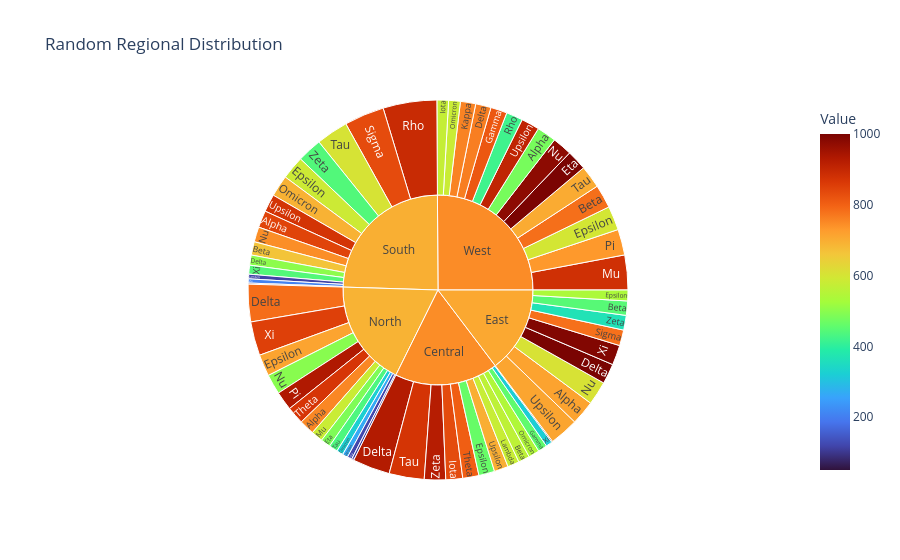

Notebook code cell kept with this figure:
### Code cell
regions = [
    "North", "South", "East", "West", "Central"
]

countries = [
    "Alpha", "Beta", "Gamma", "Delta", "Epsilon",
    "Zeta", "Eta", "Theta", "Iota", "Kappa",
    "Lambda", "Mu", "Nu", "Xi", "Omicron",
    "Pi", "Rho", "Sigma", "Tau", "Upsilon"
]

data = []

for _ in range(100):
    data.append({
        "Region": random.choice(regions),
        "Country": random.choice(countries),
        "Value": random.randint(50, 1000)
    })

df = pd.DataFrame(data)

fig = px.sunburst(
    df,
    path=["Region", "Country"],
    values="Value",
    color="Value",
    color_continuous_scale="Turbo",
    title="Random Regional Distribution"
)

fig.show()

### Figure 1 — Plotly figure (JSON) as saved in the notebook; plotly's stock layout.template omitted (floating-point values rounded to 4 significant figures)
{"data": [{"branchvalues": "total", "customdata": [[731.7], [604.7], [745.0], [999.0], [693.4], [713.0], [834.3], [603.5], [716.8], [874.0], [892.4], [872.6], [441.4], [53.0], [464.0], [976.0], [715.0], [366.1], [764.0], [487.0], [51.0], [320.0], [581.0], [581.0], [121.1], [480.2], [598.1], [699.0], [446.3], [585.3], [664.0], [906.0], [206.0], [784.5], [267.0], [325.0], [923.5], [419.5], [497.5], [870.0], [502.0], [933.0], [543.0], [804.0], [455.0], [703.3], [1000.0], [574.0], [753.0], [563.0], [851.6], [442.0], [537.0], [990.0], [116.1], [816.0], [578.0], [781.0], [880.9], [835.0], [435.0], [113.0], [758.0], [928.3], [845.0], [782.7], [747.2], [707.7], [697.9], [745.7], [691.3]], "domain": {"x": [0, 1], "y": [0, 1]}, "hovertemplate": "labels=%{label}<br>Value_sum=%{value}<br>parent=%{parent}<br>id=%{id}<br>Value=%{color}<extra></extra>", "ids": ["West/Pi", "East/Nu", "South/Nu", "West/Eta", "South/Omicron", "East/Upsilon", "South/Sigma", "South/Tau", "East/Alpha", "South/Upsilon", "South/Rho", "Central/Tau", "South/Zeta", "South/Theta", "Central/Epsilon", "West/Nu", "North/Epsilon", "East/Zeta", "West/Delta", "North/Eta", "Central/Kappa", "Central/Xi", "North/Mu", "West/Omicron", "North/Iota", "West/Alpha", "West/Epsilon", "Central/Upsilon", "East/Beta", "South/Epsilon", "South/Beta", "West/Upsilon", "South/Mu", "North/Delta", "North/Upsilon", "North/Omicron", "Central/Zeta", "West/Rho", "North/Nu", "North/Theta", "South/Delta", "North/Pi", "Central/Omicron", "Central/Theta", "Central/Gamma", "West/Tau", "East/Delta", "West/Iota", "North/Alpha", "Central/Beta", "North/Xi", "South/Xi", "East/Epsilon", "East/Xi", "South/Lambda", "West/Gamma", "Central/Lambda", "East/Sigma", "West/Mu", "Central/Iota", "North/Tau", "North/Zeta", "West/Kappa", "Central/Delta", "South/Alpha", "West/Beta", "West", "East", "South", "Central", "North"], "labels": ["Pi", "Nu", "Nu", "Eta", "Omicron", "Upsilon", "Sigma", "Tau", "Alpha", "Upsilon", "Rho", "Tau", "Zeta", "Theta", "Epsilon", "Nu", "Epsilon", "Zeta", "Delta", "Eta", "Kappa", "Xi", "Mu", "Omicron", "Iota", "Alpha", "Epsilon", "Upsilon", "Beta", "Epsilon", "Beta", "Upsilon", "Mu", "Delta", "Upsilon", "Omicron", "Zeta", "Rho", "Nu", "Theta", "Delta", "Pi", "Omicron", "Theta", "Gamma", "Tau", "Delta", "Iota", "Alpha", "Beta", "Xi", "Xi", "Epsilon", "Xi", "Lambda", "Gamma", "Lambda", "Sigma", "Mu", "Iota", "Tau", "Zeta", "Kappa", "Delta", "Alpha", "Beta", "West", "East", "South", "Central", "North"], "marker": {"coloraxis": "coloraxis", "colors": [731.7, 604.7, 745.0, 999.0, 693.4, 713.0, 834.3, 603.5, 716.8, 874.0, 892.4, 872.6, 441.4, 53.0, 464.0, 976.0, 715.0, 366.1, 764.0, 487.0, 51.0, 320.0, 581.0, 581.0, 121.1, 480.2, 598.1, 699.0, 446.3, 585.3, 664.0, 906.0, 206.0, 784.5, 267.0, 325.0, 923.5, 419.5, 497.5, 870.0, 502.0, 933.0, 543.0, 804.0, 455.0, 703.3, 1000.0, 574.0, 753.0, 563.0, 851.6, 442.0, 537.0, 990.0, 116.1, 816.0, 578.0, 781.0, 880.9, 835.0, 435.0, 113.0, 758.0, 928.3, 845.0, 782.7, 747.2, 707.7, 697.9, 745.7, 691.3]}, "name": "", "parents": ["West", "East", "South", "West", "South", "East", "South", "South", "East", "South", "South", "Central", "South", "South", "Central", "West", "North", "East", "West", "North", "Central", "Central", "North", "West", "North", "West", "West", "Central", "East", "South", "South", "West", "South", "North", "North", "North", "Central", "West", "North", "North", "South", "North", "Central", "Central", "Central", "West", "East", "West", "North", "Central", "North", "South", "East", "East", "South", "West", "Central", "East", "West", "Central", "North", "North", "West", "Central", "South", "West", "", "", "", "", ""], "type": "sunburst", "values": [1283.0, 1176.0, 745.0, 999.0, 1064.0, 1441.0, 1983.0, 1587.0, 1207.0, 874.0, 2666.0, 1739.0, 1227.0, 53.0, 787.0, 976.0, 1078.0, 729.0, 764.0, 487.0, 51.0, 320.0, 581.0, 581.0, 229.0, 960.0, 1192.0, 699.0, 710.0, 1157.0, 664.0, 906.0, 206.0, 1860.0, 267.0, 325.0, 1056.0, 823.0, 994.0, 870.0, 502.0, 933.0, 543.0, 804.0, 455.0, 1118.0, 1000.0, 574.0, 753.0, 563.0, 1681.0, 442.0, 537.0, 990.0, 230.0, 816.0, 578.0, 781.0, 1727.0, 835.0, 435.0, 113.0, 758.0, 1854.0, 845.0, 1165.0, 14640.0, 8571.0, 14240.0, 10280.0, 10610.0]}], "layout": {"coloraxis": {"colorbar": {"title": {"text": "Value"}}, "colorscale": [[0, "#30123b"], [0.07143, "#4145ab"], [0.1429, "#4675ed"], [0.2143, "#39a2fc"], [0.2857, "#1bcfd4"], [0.3571, "#24eca6"], [0.4286, "#61fc6c"], [0.5, "#a4fc3b"], [0.5714, "#d1e834"], [0.6429, "#f3c63a"], [0.7143, "#fe9b2d"], [0.7857, "#f36315"], [0.8571, "#d93806"], [0.9286, "#b11901"], [1, "#7a0402"]]}, "legend": {"tracegroupgap": 0}, "title": {"text": "Random Regional Distribution"}}}
